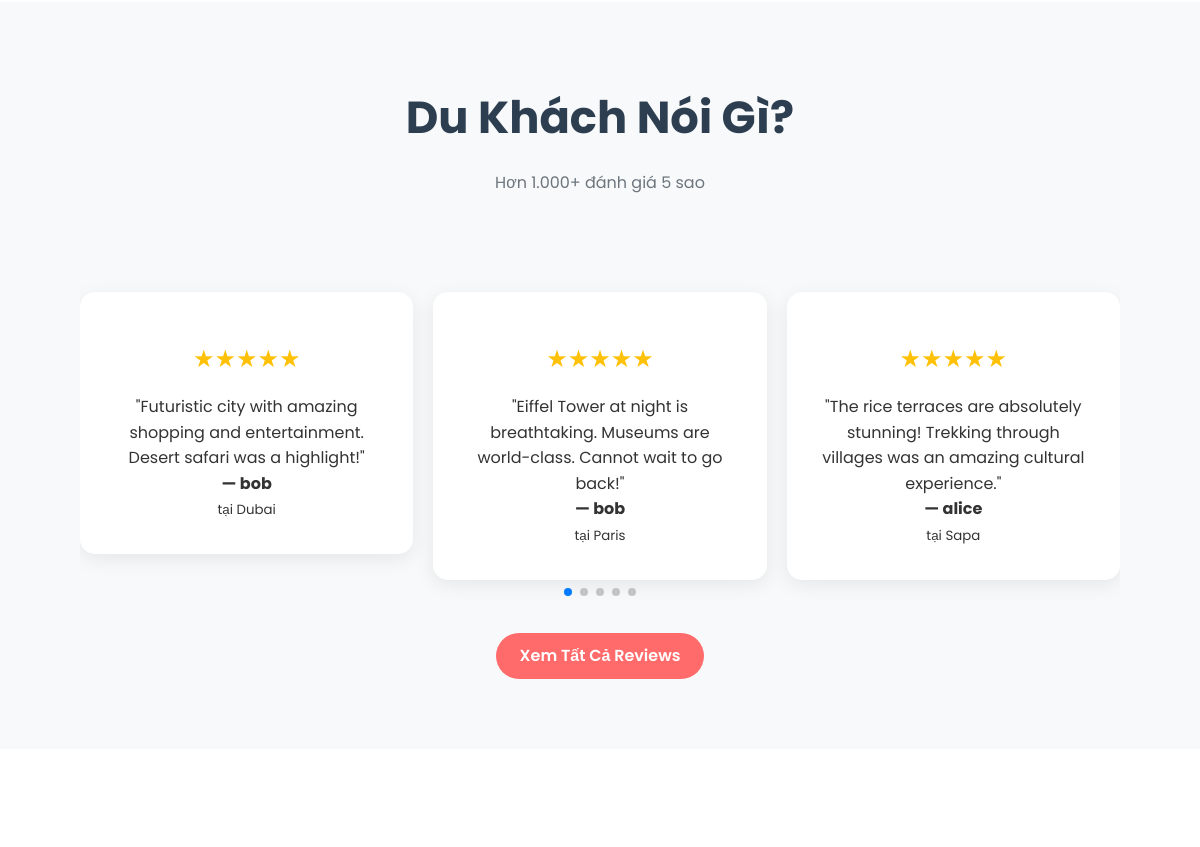
/landing.php (middle part), run on an earlier commit of the app's database.
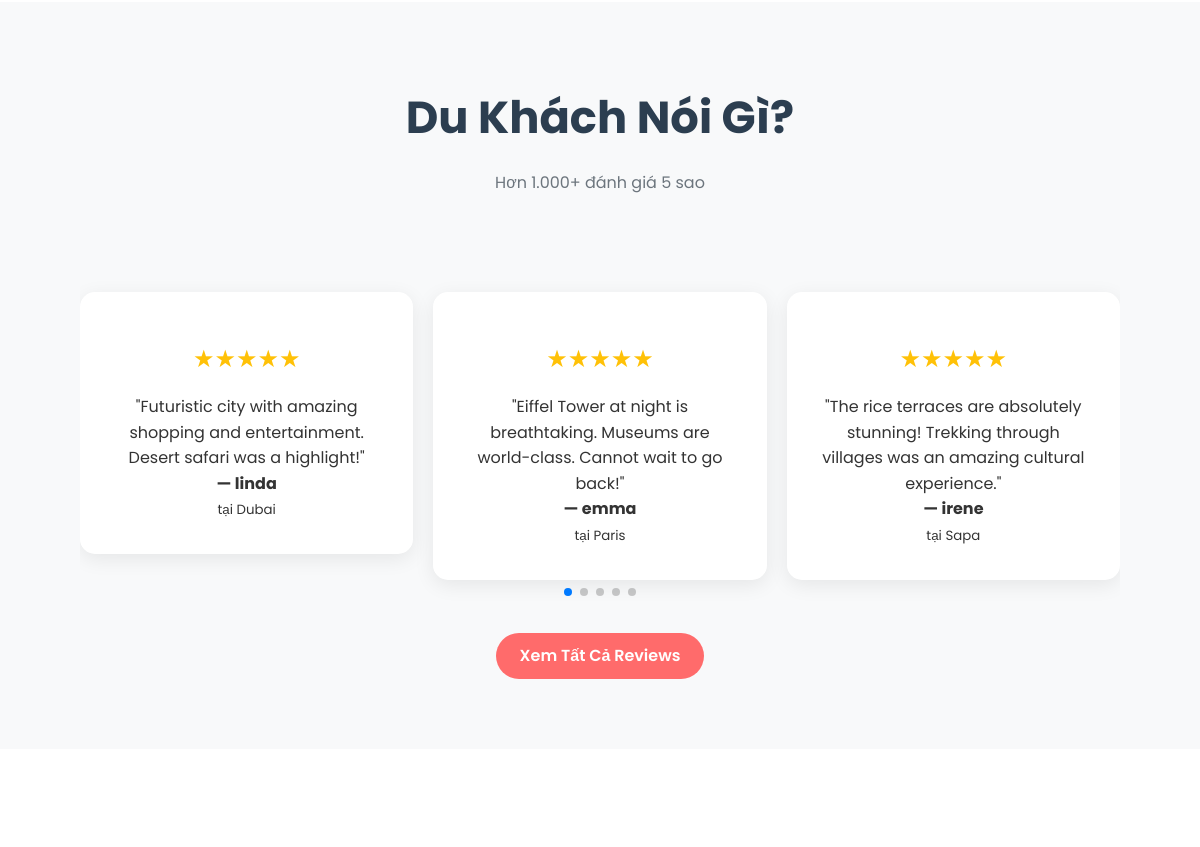
And on a later commit of the database.
### tables this page shows
CREATE TABLE reviews (
    review_id INT AUTO_INCREMENT PRIMARY KEY,
    destination_id INT NOT NULL,
    user_id INT NOT NULL,
    rating INT CHECK (rating BETWEEN 1 AND 5),
    comment TEXT,

    CONSTRAINT fk_reviews_destination
        FOREIGN KEY (destination_id)
        REFERENCES destinations(destination_id)
        ON DELETE CASCADE,

    CONSTRAINT fk_reviews_user
        FOREIGN KEY (user_id)
        REFERENCES users(user_id)
        ON DELETE CASCADE
);

CREATE TABLE IF NOT EXISTS users (
    user_id INT AUTO_INCREMENT PRIMARY KEY,
    username VARCHAR(50) NOT NULL UNIQUE,
    password VARCHAR(255) NOT NULL,
    role VARCHAR(20) DEFAULT 'user'
);

CREATE TABLE IF NOT EXISTS destinations (
    destination_id INT AUTO_INCREMENT PRIMARY KEY,
    name VARCHAR(100) NOT NULL,
    country VARCHAR(100) NOT NULL,
    description TEXT,
    image_url VARCHAR(10000),
     category VARCHAR(50),
    province VARCHAR(100)
);

### landing.php (the view, shortened to what this page needs)
<?php
include 'config.php';
$reviews = $conn->query("SELECT r.comment, r.rating, u.username, d.name as place
                         FROM reviews r
                         JOIN users u ON r.user_id = u.user_id
                         JOIN destinations d ON r.destination_id = d.destination_id
                         WHERE r.rating = 5
                         ORDER BY RAND()
                         LIMIT 5")->fetch_all(MYSQLI_ASSOC);
?>
<!DOCTYPE html>
<html lang="vi">
<head>
    <link href="https://cdn.jsdelivr.net/npm/remixicon@4.2.0/fonts/remixicon.css" rel="stylesheet">
    <link rel="stylesheet" href="https://cdn.jsdelivr.net/npm/swiper@11/swiper-bundle.min.css">
</head>
<body>
<section id="reviews" style="background:#f8f9fa;">
    <div class="container">
        <h2 class="section-title">Du Khách Nói Gì?</h2>
        <p class="section-subtitle">Hơn 1.000+ đánh giá 5 sao</p>
        <div class="swiper mySwiper">
            <div class="swiper-wrapper">
                <?php foreach($reviews as $r): ?>
                <div class="swiper-slide">
                    <div class="testimonial-card">
                        <div class="stars">★★★★★</div>
                        <p>"<?=htmlspecialchars($r['comment'])?>"</p>
                        <strong>— <?=htmlspecialchars($r['username'])?></strong><br>
                        <small>tại <?=htmlspecialchars($r['place'])?></small>
                    </div>
                </div>
                <?php endforeach; ?>
            </div>
            <div class="swiper-pagination"></div>
        </div>
        <p style="text-align:center; margin-top:2rem;"><a href="all_reviews.php" class="btn">Xem Tất Cả Reviews</a></p>
    </div>
</section>
</body>
</html>

### landing.php (style rules this page uses)
:root { --primary: #ff6b6b; --dark: #2c3e50; --light: #f8f9fa; --gray: #6c757d; }
* { margin:0; padding:0; box-sizing:border-box; }
body { font-family: 'Poppins', sans-serif; line-height: 1.6; color: #333; }
.container { width: 90%; max-width: 1200px; margin: 0 auto; padding: 0 20px; }
.btn { background: var(--primary); color: white; padding: 0.7rem 1.5rem; border-radius: 50px; text-decoration: none; font-weight: 600; }
section { padding: 5rem 0; }
.section-title { text-align: center; font-size: 2.8rem; margin-bottom: 1rem; color: var(--dark); }
.section-subtitle { text-align: center; color: var(--gray); margin-bottom: 4rem; }
.swiper { padding: 2rem 0; }
.testimonial-card { background: white; padding: 2rem; border-radius: 15px; box-shadow: 0 5px 20px rgba(0,0,0,0.08); text-align: center; }
.stars { color: #ffc107; font-size: 1.5rem; margin: 1rem 0; }

What changed in the data, as far as the page shows it:
changed reviews "Dubai": user.username "bob" → "linda"
changed reviews "Paris": user.username "bob" → "emma"
changed reviews "Sapa": user.username "alice" → "irene"
